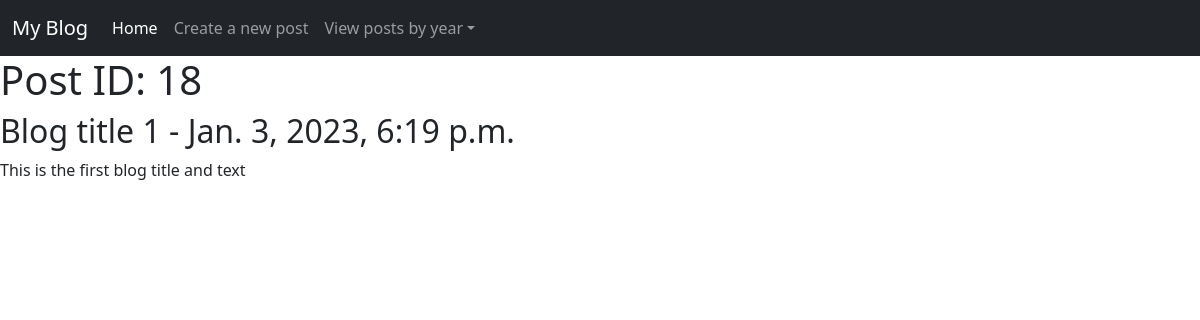
The page /blog/18 on the database its author committed.
### blog/models.py (models this page shows)
class BlogPost(models.Model):
    blogTitle = models.CharField(max_length=50)
    blogDateTime = models.DateTimeField(default=datetime.now())
    blogText = models.TextField(null=False, blank=False)
    blogMonth = models.IntegerField(null=True, default=datetime.now().month)
    blogYear = models.IntegerField(null=True, default=datetime.now().year)

### blog/views.py (the view)
# urls.py: path('<int:id>', get_individual_posts, name='get-id-blogposts'),
def get_individual_posts(request, id):
    blog_post = BlogPost.objects.get(id=id)
    content = {
        'blogpost': blog_post,
        'menubar_years': getYears(),
    }
    return render(request, 'blog/blog_id.html', content)

### blog/menubar.py (called while the page is built)
def getYears():
    queryset = BlogPost.objects.all()
    years = []
    for blogpost in queryset:
        if blogpost.blogYear not in years:
            years.append(blogpost.blogYear)
    return years

### blog/templates/blog/blog_id.html
{% extends 'base_blog.html' %}
{% block content %}
<h1>Post ID: {{blogpost.id}}</h1>
<h2>{{blogpost.blogTitle}} - {{blogpost.blogDateTime}}</h2>
<p>{{blogpost.blogText}}</p>
{% endblock %}

### rows shown on the page
BlogPost: id "18", blogTitle "Blog title 1", blogDateTime "Jan. 3, 2023, 6:19 p.m.", blogText "This is the first blog title and text"
